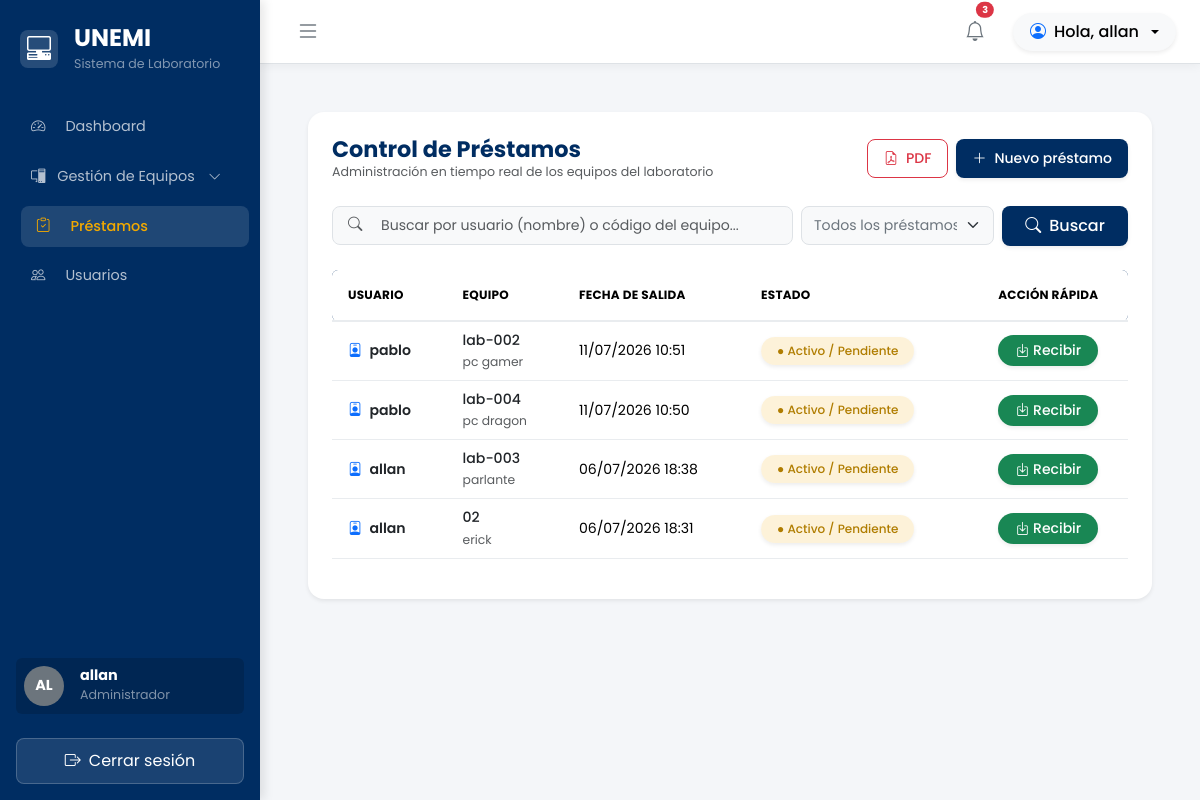
Page /prestamos/ (signed in) on the committed database.
### prestamo/models.py (models this page shows, shortened)
class Prestamo(models.Model):
    ESTADOS = [
        ('Activo', 'Activo'),
        ('Devuelto', 'Devuelto'),
    ]
    usuario = models.ForeignKey(User, on_delete=models.CASCADE)
    equipo = models.ForeignKey(Equipo, on_delete=models.CASCADE)
    fecha_prestamo = models.DateTimeField(auto_now_add=True)
    fecha_devolucion = models.DateTimeField(null=True, blank=True)
    estado = models.CharField(max_length=20, choices=ESTADOS, default='Activo')

### inventario/models.py (models this page shows, shortened)
class Equipo(models.Model):
    ESTADOS = [
        ('Disponible', 'Disponible'),
        ('Prestado', 'Prestado'),
        ('Mantenimiento', 'Mantenimiento'),
    ]
    nombre = models.CharField(max_length=150)
    descripcion = models.TextField(blank=True)
    categoria = models.ForeignKey(
        Categoria,
        on_delete=models.CASCADE,
        related_name="equipos"
    )
    codigo = models.CharField(max_length=50, unique=True)
    marca = models.CharField(max_length=100)
    modelo = models.CharField(max_length=100)
    ubicacion = models.CharField(max_length=100, blank=True, default="")
    estado = models.CharField(
        max_length=20,
        choices=ESTADOS,
        default='Disponible'
    )
    fecha_registro = models.DateTimeField(auto_now_add=True)

### prestamo/views.py (the view, shortened to what this page needs)
# urls.py: path("", views.lista_prestamos, name="lista_prestamos"),
@login_required
def lista_prestamos(request):
    if not request.user.groups.filter(name="Administrador").exists():
        messages.error(request, "Acceso denegado: Esta área es solo para el personal del laboratorio.")
        return redirect("dashboard")
    buscar = request.GET.get("buscar", "")
    estado = request.GET.get("estado", "")
    prestamos = Prestamo.objects.select_related("usuario", "equipo").all().order_by('-fecha_prestamo')
    if estado:
        prestamos = prestamos.filter(estado=estado)
    context = {
        "prestamos": prestamos,
        "buscar": buscar,
        "estado": estado
    }
    return render(request, "prestamo/lista_prestamos.html", context)

### templates/prestamo/lista_prestamos.html (shortened to what this page needs)
{% extends 'base.html' %}
{% block content %}
<div class="container-fluid p-0">
    <div class="card border-0 shadow-sm p-4 rounded-4 bg-white">
        <div class="d-flex flex-column flex-sm-row justify-content-between align-items-start align-items-sm-center gap-3 mb-4">
            <div>
                <h5 class="fw-bold m-0" style="font-size: 1.4rem; color: #002D62 !important;">Control de Préstamos</h5>
                <p class="text-muted mb-0 small">Administración en tiempo real de los equipos del laboratorio</p>
            </div>
            <div class="d-flex gap-2">
                <a href="{% url 'reporte_prestamos_pdf' %}" class="btn btn-outline-danger btn-sm px-3 py-2 rounded-3 fw-medium d-flex align-items-center gap-2">
                    <i class="bi bi-file-earmark-pdf"></i> PDF
                </a>
                <a href="{% url 'crear_prestamo' %}" class="btn btn-sm px-3 py-2 rounded-3 text-white fw-medium d-flex align-items-center gap-2 shadow-sm" style="background-color: #002D62; border: none;">
                    <i class="bi bi-plus-lg"></i> Nuevo préstamo
                </a>
            </div>
        </div>
        <form method="get" class="row g-2 mb-4">
            <div class="col-12 col-md-7">
                <div class="position-relative">
                    <i class="bi bi-search text-muted position-absolute top-50 start-0 translate-middle-y ms-3" style="font-size: 0.9rem;"></i>
                    <input type="text" name="buscar" class="form-control py-2 ps-5 pe-3 rounded-3 shadow-none text-secondary bg-light" style="font-size: 0.88rem;" placeholder="Buscar por usuario (nombre) o código del equipo..." value="{{ buscar }}">
                </div>
            </div>
            <div class="col-12 col-sm-8 col-md-3">
                <select name="estado" class="form-select py-2 rounded-3 shadow-none text-secondary bg-light" style="font-size: 0.88rem;">
                    <option value="">Todos los préstamos</option>
                </select>
            </div>
            <div class="col-12 col-sm-4 col-md-2">
                <button type="submit" class="btn w-100 py-2 rounded-3 text-white fw-medium d-flex align-items-center justify-content-center gap-2 shadow-sm" style="background-color: #002D62; border: none;">
                    <i class="bi bi-search"></i> Buscar
                </button>
            </div>
        </form>
        <div class="table-responsive">
            <table class="table align-middle text-secondary" style="font-size: 0.88rem;">
                <thead style="background-color: #002D62;">
                    <tr class="text-uppercase text-white" style="font-size: 0.75rem; letter-spacing: 0.02em;">
                        <th class="py-3 px-3 fw-bold rounded-start">Usuario</th>
                        <th class="py-3 px-3 fw-bold">Equipo</th>
                        <th class="py-3 px-3 fw-bold">Fecha de Salida</th>
                        <th class="py-3 px-3 fw-bold">Estado</th>
                        <th class="py-3 px-3 text-center fw-bold rounded-end">Acción Rápida</th>
                    </tr>
                </thead>
                <tbody class="table-group-divider border-light-subtle" id="tabla-prestamos-body">
                    {% for prestamo in prestamos %}
                    <tr class="hover-bg-light transition-all">
                        <td class="px-3 fw-semibold text-dark">
                            <i class="bi bi-person-badge text-primary me-1"></i> {{ prestamo.usuario.username }}
                        </td>
                        <td class="px-3">
                            <span class="fw-medium text-dark">{{ prestamo.equipo.codigo }}</span><br>
                            <small class="text-muted">{{ prestamo.equipo.nombre }}</small>
                        </td>
                        <td class="px-3">{{ prestamo.fecha_prestamo|date:"d/m/Y H:i" }}</td>
                        <td class="px-3">
                            {% if prestamo.estado == "Activo" %}
                                <span class="badge rounded-pill px-3 py-2 fw-medium shadow-sm" style="background-color: rgba(242, 169, 0, 0.15); color: #b07d00; font-size: 0.75rem;">
                                    ● Activo / Pendiente
                                </span>
                            {% else %}
                                <span class="badge rounded-pill px-3 py-2 fw-medium shadow-sm" style="background-color: #e6f4ea; color: #137333; font-size: 0.75rem;">
                                    ● Devuelto
                                </span>
                            {% endif %}
                        </td>
                        <td class="px-3 text-center">
                            {% if prestamo.estado == "Activo" %}
                                <form method="POST" action="{% url 'procesar_devolucion' prestamo.id %}" onsubmit="return confirm('¿Confirmas que el equipo {{ prestamo.equipo.codigo }} ha sido devuelto en buenas condiciones?');">
                                    <button type="submit" class="btn btn-sm text-white px-3 py-1 rounded-pill shadow-sm" style="background-color: #198754; font-weight: 500;">
                                        <i class="bi bi-box-arrow-in-down"></i> Recibir
                                    </button>
                                </form>
                            {% else %}
                                <span class="text-muted small"><i class="bi bi-check2-all"></i> Finalizado</span>
                            {% endif %}
                        </td>
                    </tr>
                    {% endfor %}
                </tbody>
            </table>
        </div>
    </div>
</div>
{% endblock %}

### templates/base.html (shortened to what this page needs)
{% load static %}
<!DOCTYPE html>
<html lang="es">
<head>
    <link href="https://cdn.jsdelivr.net/npm/bootstrap@5.3.3/dist/css/bootstrap.min.css" rel="stylesheet">
    <link rel="stylesheet" href="https://cdn.jsdelivr.net/npm/bootstrap-icons@1.11.3/font/bootstrap-icons.min.css">
    <link rel="stylesheet" href="{% static 'css/estilos.css' %}">
</head>
<body>
    <div class="d-flex vh-100 overflow-hidden">
        <aside class="sidebar d-flex flex-column justify-content-between p-3">
            <div>
                <div class="logo d-flex align-items-center gap-3 py-2 px-1 mb-4">
                    <div class="logo-icon-bg">
                        <i class="bi bi-pc-display-horizontal fs-4 text-white"></i>
                    </div>
                    <div>
                        <h4 class="text-white fw-bold m-0">UNEMI</h4>
                        <small class="text-white-50">
                            Sistema de Laboratorio
                        </small>
                    </div>
                </div>
                <ul class="nav flex-column gap-2">
                    <li class="nav-item">
                        <a href="{% url 'dashboard' %}"
                            class="nav-link {% if request.resolver_match.url_name == 'dashboard' %}active{% endif %}">
                            <i class="bi bi-speedometer2"></i>
                            Dashboard
                        </a>
                    </li>
                    {% for grupo in request.user.groups.all %}
                        {% if grupo.name == "Administrador" %}
                            <li class="nav-item">
                                <a class="nav-link d-flex align-items-center justify-content-between"
                                   data-bs-toggle="collapse"
                                   href="#submenuEquipos"
                                   role="button"
                                   aria-expanded="false"
                                   aria-controls="submenuEquipos">
                                    <div>
                                        <i class="bi bi-pc-display"></i> Gestión de Equipos
                                    </div>
                                    <i class="bi bi-chevron-down" style="font-size: 0.8rem;"></i>
                                </a>
                            </li>
                            <li class="nav-item">
                                <a href="{% url 'lista_prestamos' %}"
                                    class="nav-link {% if request.resolver_match.url_name == 'lista_prestamos' %}active{% endif %}">
                                    <i class="bi bi-clipboard-check"></i>
                                    Préstamos
                                </a>
                            </li>
                            <li class="nav-item">
                                <a href="{% url 'lista_usuarios' %}"
                                    class="nav-link {% if request.resolver_match.url_name == 'lista_usuarios' %}active{% endif %}">
                                    <i class="bi bi-people"></i>
                                    Usuarios
                                </a>
                            </li>
                        {% endif %}
                    {% empty %}
                        <li class="nav-item px-3 py-2 text-warning small" style="background-color: rgba(255,255,255,0.1); border-radius: 8px;">
                            <i class="bi bi-exclamation-triangle"></i> Cuenta sin rol asignado
                        </li>
                    {% endfor %}
                </ul>
            </div>
            <div>
                <div class="d-flex align-items-center gap-3 mb-4 p-2 rounded" style="background-color: rgba(0,0,0,0.15);">
                    <div class="user-avatar-text bg-secondary text-white rounded-circle d-flex justify-content-center align-items-center" style="width: 40px; height: 40px; font-weight: bold;">
                        {% if request.user.username %}
                            {{ request.user.username|slice:":2"|upper }}
                        {% else %}
                            AD
                        {% endif %}
                    </div>
                    <div>
                        <strong class="text-white d-block" style="line-height: 1.2;">
                            {{ request.user.username }}
                        </strong>
                        <small class="text-white-50">
                            {{ request.user.groups.first.name|default:"Sin Rol" }}
                        </small>
                    </div>
                </div>
                <form method="post" action="{% url 'logout' %}">
                    <button type="submit" class="btn btn-logout-unemi w-100 d-flex justify-content-center align-items-center gap-2">
                        <i class="bi bi-box-arrow-right"></i>
                        Cerrar sesión
                    </button>
                </form>
            </div>
        </aside>
        <main class="content-wrapper flex-grow-1">
            <header class="topbar border-bottom px-4 py-3 d-flex justify-content-between align-items-center">
                <button class="btn border-0 text-secondary hover-bg-light">
                    <i class="bi bi-list fs-4"></i>
                </button>
                <div class="d-flex align-items-center gap-3">
                    <button class="btn border-0 position-relative text-secondary">
                        <i class="bi bi-bell fs-5"></i>
                        <span class="position-absolute top-2 start-75 translate-middle badge rounded-pill bg-danger" style="font-size: 0.6rem;">
                            3
                        </span>
                    </button>
                    <div class="dropdown">
                        <button class="btn btn-light dropdown-toggle d-flex align-items-center gap-2 shadow-sm rounded-pill px-3" data-bs-toggle="dropdown">
                            <i class="bi bi-person-circle text-primary"></i>
                            <span class="fw-medium">Hola, {{ request.user.username }}</span>
                        </button>
                    </div>
                </div>
            </header>
            <div class="container-fluid p-4">
                {% block content %}
                {% endblock %}
            </div>
        </main>
    </div>
</body>
</html>

### static/css/estilos.css (style rules this page uses)
body { font-family: 'Poppins', sans-serif; font-size: 0.9rem; background-color: #f8fafc; color: #1f2937; margin: 0; min-height: 100vh; }
.sidebar { width: 260px; background-color: #043927; min-height: 100vh; z-index: 100; }
.logo-icon-bg { width: 38px; height: 38px; background: rgba(255, 255, 255, .15); border-radius: 50%; display: flex; justify-content: center; align-items: center; }
.sidebar .nav-link { color: #cbd5e1; padding: .75rem 1rem; border-radius: 10px; display: flex; align-items: center; gap: 12px; transition: .2s; }
.sidebar .nav-link.active { color: #fff !important; background: rgba(255, 255, 255, .12) !important; }
.user-avatar-text { width: 36px; height: 36px; border-radius: 50%; display: flex; justify-content: center; align-items: center; font-weight: 600; }
.btn-logout-unemi { border: none; background: transparent; color: #fca5a5; }
.content-wrapper { display: flex; flex-direction: column; flex: 1; min-height: 100vh; overflow-x: hidden; }
.topbar { height: 64px; flex-shrink: 0; }
main .container-fluid { flex: 1; padding: 1.5rem !important; }
.card { border: none; border-radius: 18px; box-shadow: 0 .125rem .5rem rgba(0, 0, 0, .08); }

### templates/base.html (style rules this page uses)
:root { --unemi-blue: #002D62; --unemi-gold: #F2A900; --bg-light: #F4F6F9; }
body { background-color: var(--bg-light); font-family: 'Poppins', sans-serif; }
.sidebar { background-color: var(--unemi-blue) !important; min-width: 260px; box-shadow: 4px 0 10px rgba(0, 0, 0, 0.1); }
.logo-icon-bg { background-color: rgba(255, 255, 255, 0.15); padding: 8px 12px; border-radius: 8px; }
.sidebar .nav-link { color: rgba(255, 255, 255, 0.7) !important; border-radius: 8px; padding: 10px 15px; transition: all 0.3s ease; }
.sidebar .nav-link:hover, .sidebar .nav-link.active { background-color: rgba(255, 255, 255, 0.1); color: var(--unemi-gold) !important; font-weight: 500; transform: translateX(5px); }
.sidebar .nav-link i { margin-right: 8px; }
.btn-logout-unemi { background-color: rgba(255, 255, 255, 0.1); color: #ffffff; border: 1px solid rgba(255, 255, 255, 0.2); transition: all 0.3s ease; border-radius: 8px; padding: 10px; }
.content-wrapper { background-color: var(--bg-light); height: 100vh; overflow-y: auto; }
.topbar { box-shadow: 0 2px 10px rgba(0,0,0,0.05); background-color: #ffffff !important; }

### rows in the picture
Prestamo: usuario.username "pablo", equipo.codigo "lab-002", equipo.nombre "pc gamer", fecha_prestamo "11/07/2026 10:51", estado "● Activo / Pendiente"
Prestamo: usuario.username "pablo", equipo.codigo "lab-004", equipo.nombre "pc dragon", fecha_prestamo "11/07/2026 10:50", estado "● Activo / Pendiente"
Prestamo: usuario.username "allan", equipo.codigo "lab-003", equipo.nombre "parlante", fecha_prestamo "06/07/2026 18:38", estado "● Activo / Pendiente"
Prestamo: usuario.username "allan", equipo.codigo "02", equipo.nombre "erick", fecha_prestamo "06/07/2026 18:31", estado "● Activo / Pendiente"

### other values in the picture
{{ request.user.username|slice:":2"|upper }} "AL"
{{ request.user.username }} "allan"
{{ request.user.groups.first.name|default:"Sin Rol" }} "Administrador"
